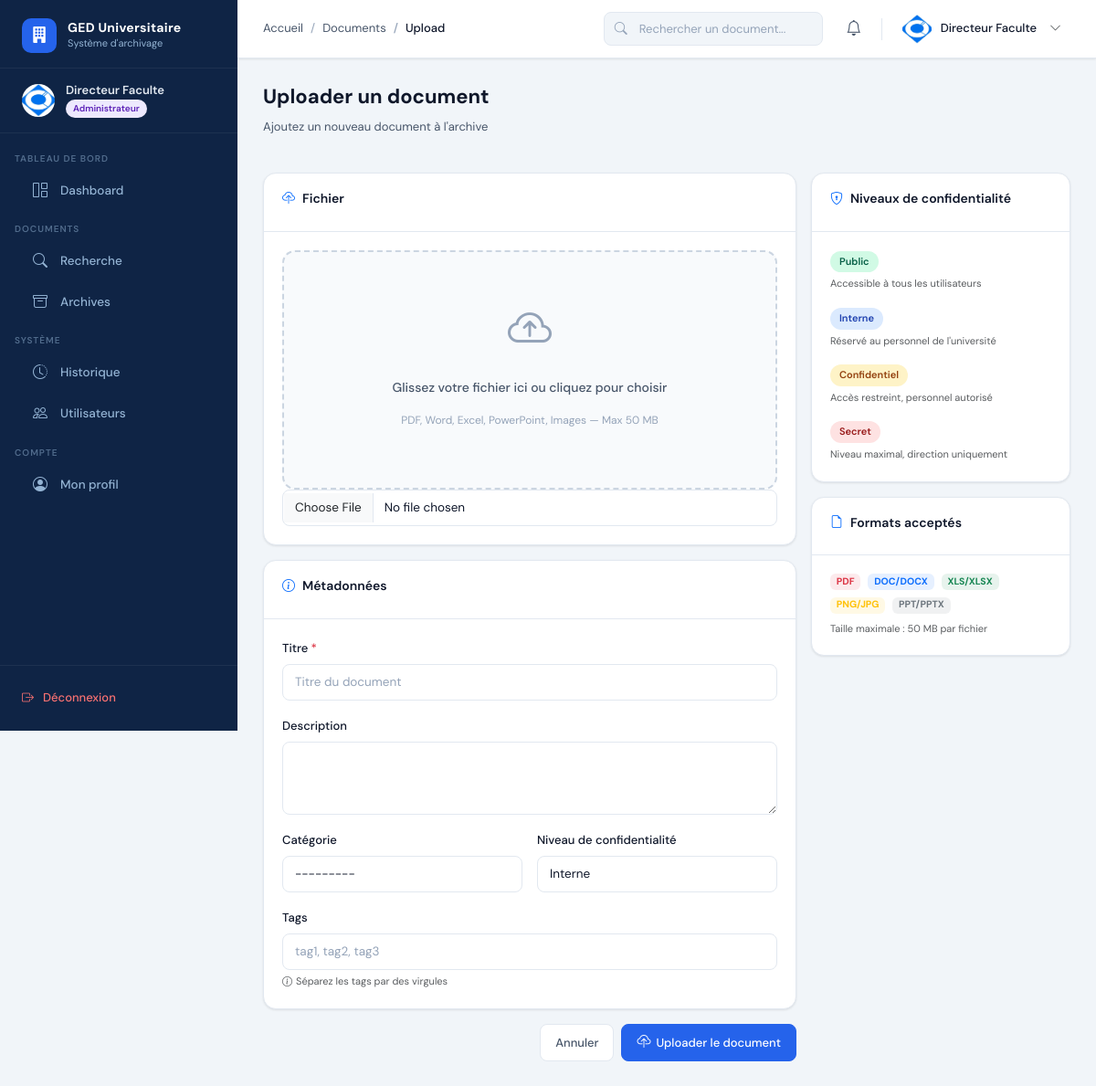
/dashboard/documents/upload/ (signed in), run on the app's committed database.
### apps/accounts/models.py (models this page shows, shortened)
class User(AbstractUser):
    ROLE_CHOICES = [
        ('administrateur', 'Administrateur'),
        ('archiviste', 'Archiviste'),
    ]
    role = models.CharField(max_length=20, choices=ROLE_CHOICES, default='archiviste')
    photo = models.ImageField(upload_to='photos/', blank=True, null=True)
    telephone = models.CharField(max_length=20, blank=True)
    departement = models.CharField(max_length=100, blank=True)
    is_active = models.BooleanField(default=True)
    created_at = models.DateTimeField(auto_now_add=True)
    updated_at = models.DateTimeField(auto_now=True)
    def is_admin(self):
        return self.role == 'administrateur'
    class Meta:
        verbose_name = 'Utilisateur'
        verbose_name_plural = 'Utilisateurs'

### apps/documents/views.py (the view, shortened to what this page needs)
# urls.py: path('documents/upload/', views.upload_document, name='upload_document'),
@login_required
def upload_document(request):
    form = DocumentForm(request.POST or None, request.FILES or None)
    return render(request, 'archiviste/upload.html', {'form': form})

### apps/documents/forms.py (shortened to what this page needs)
class DocumentForm(forms.ModelForm):
    tags_input = forms.CharField(
        required=False,
        widget=forms.TextInput(attrs={'class': 'form-control', 'placeholder': 'tag1, tag2, tag3'}),
        label='Tags (séparés par des virgules)'
    )
    class Meta:
        model = Document
        fields = ['titre', 'description', 'fichier', 'categorie', 'confidentialite']
        widgets = {
            'titre': forms.TextInput(attrs={'class': 'form-control', 'placeholder': 'Titre du document'}),
            'description': forms.Textarea(attrs={'class': 'form-control', 'rows': 3}),
            'fichier': forms.FileInput(attrs={'class': 'form-control', 'accept': '.pdf,.doc,.docx,.xls,.xlsx,.png,.jpg,.jpeg,.ppt,.pptx'}),
            'categorie': forms.Select(attrs={'class': 'form-select'}),
            'confidentialite': forms.Select(attrs={'class': 'form-select'}),
        }

### apps/categories/models.py (called while the page is built)
    def __str__(self):
        return self.nom

### templates/archiviste/upload.html (shortened to what this page needs)
{% extends 'base.html' %}
{% block breadcrumb %}
<li class="breadcrumb-item"><a href="{% url 'liste_documents' %}">Documents</a></li>
<li class="breadcrumb-item active">Upload</li>
{% endblock %}
{% block content %}
<div class="page-header">
  <div>
    <h1 class="page-title">Uploader un document</h1>
    <p class="page-subtitle">Ajoutez un nouveau document à l'archive</p>
  </div>
</div>
<div class="row g-3">
  <div class="col-12 col-lg-8">
    <form method="post" enctype="multipart/form-data" id="upload-form">
      <div class="card mb-3">
        <div class="card-header"><span class="card-title"><i class="bi bi-cloud-upload me-2 text-primary"></i>Fichier</span></div>
        <div class="card-body">
          <div class="upload-zone" id="upload-zone">
            <div class="upload-icon"><i class="bi bi-cloud-arrow-up"></i></div>
            <p class="upload-text">Glissez votre fichier ici ou cliquez pour choisir</p>
            <p class="upload-sub">PDF, Word, Excel, PowerPoint, Images — Max 50 MB</p>
          </div>
          {{ form.fichier }}
        </div>
      </div>
      <div class="card mb-3">
        <div class="card-header"><span class="card-title"><i class="bi bi-info-circle me-2 text-primary"></i>Métadonnées</span></div>
        <div class="card-body">
          <div class="row g-3">
            <div class="col-12">
              <label class="form-label">Titre <span class="text-danger">*</span></label>
              {{ form.titre }}
            </div>
            <div class="col-12">
              <label class="form-label">Description</label>
              {{ form.description }}
            </div>
            <div class="col-12 col-md-6">
              <label class="form-label">Catégorie</label>
              {{ form.categorie }}
            </div>
            <div class="col-12 col-md-6">
              <label class="form-label">Niveau de confidentialité</label>
              {{ form.confidentialite }}
            </div>
            <div class="col-12">
              <label class="form-label">Tags</label>
              {{ form.tags_input }}
              <div class="text-xs text-muted mt-1"><i class="bi bi-info-circle me-1"></i>Séparez les tags par des virgules</div>
            </div>
          </div>
        </div>
      </div>
      <div class="d-flex gap-2 justify-content-end">
        <a href="{% url 'liste_documents' %}" class="btn btn-outline">Annuler</a>
        <button type="submit" class="btn btn-primary"><i class="bi bi-cloud-upload"></i> Uploader le document</button>
      </div>
    </form>
  </div>
  <div class="col-12 col-lg-4">
    <div class="card mb-3">
      <div class="card-header"><span class="card-title"><i class="bi bi-shield-lock me-2 text-primary"></i>Niveaux de confidentialité</span></div>
      <div class="card-body">
        <div class="d-flex flex-column gap-3">
          <div>
            <span class="badge-custom badge-public mb-1">Public</span>
            <p class="text-xs text-muted mb-0">Accessible à tous les utilisateurs</p>
          </div>
          <div>
            <span class="badge-custom badge-interne mb-1">Interne</span>
            <p class="text-xs text-muted mb-0">Réservé au personnel de l'université</p>
          </div>
          <div>
            <span class="badge-custom badge-confidentiel mb-1">Confidentiel</span>
            <p class="text-xs text-muted mb-0">Accès restreint, personnel autorisé</p>
          </div>
          <div>
            <span class="badge-custom badge-secret mb-1">Secret</span>
            <p class="text-xs text-muted mb-0">Niveau maximal, direction uniquement</p>
          </div>
        </div>
      </div>
    </div>
    <div class="card">
      <div class="card-header"><span class="card-title"><i class="bi bi-file-earmark me-2 text-primary"></i>Formats acceptés</span></div>
      <div class="card-body">
        <div class="d-flex flex-wrap gap-2">
          <span class="badge bg-danger bg-opacity-10 text-danger">PDF</span>
          <span class="badge bg-primary bg-opacity-10 text-primary">DOC/DOCX</span>
          <span class="badge bg-success bg-opacity-10 text-success">XLS/XLSX</span>
          <span class="badge bg-warning bg-opacity-10 text-warning">PNG/JPG</span>
          <span class="badge bg-secondary bg-opacity-10 text-secondary">PPT/PPTX</span>
        </div>
        <p class="text-xs text-muted mt-2 mb-0">Taille maximale : 50 MB par fichier</p>
      </div>
    </div>
  </div>
</div>
{% endblock %}

### templates/base.html (shortened to what this page needs)
<!DOCTYPE html>
<html lang="fr">
<head>
  {% load static %}
  <link rel="stylesheet" href="https://cdn.jsdelivr.net/npm/bootstrap@5.3.2/dist/css/bootstrap.min.css">
  <link rel="stylesheet" href="https://cdn.jsdelivr.net/npm/bootstrap-icons@1.11.3/font/bootstrap-icons.min.css">
  <link rel="stylesheet" href="{% static 'css/main.css' %}">
</head>
<body>
<aside class="sidebar" id="sidebar">
  <a href="{% url 'dashboard' %}" class="sidebar-logo">
    <div class="sidebar-logo-icon"><i class="bi bi-building-fill"></i></div>
    <div class="sidebar-logo-text">
      <div class="brand">GED Universitaire</div>
      <div class="sub">Système d'archivage</div>
    </div>
  </a>
  <div class="sidebar-user">
    <div class="sidebar-user-avatar">
      {% if user.photo %}<img src="{{ user.photo.url }}" alt="">
      {% else %}{{ user.first_name|first|upper }}{{ user.last_name|first|upper }}
      {% endif %}
    </div>
    <div>
      <div class="sidebar-user-name">{{ user.get_full_name|default:user.username }}</div>
      <div class="sidebar-user-role">
        <span class="sidebar-badge {% if user.is_admin %}badge-admin{% else %}badge-archiviste{% endif %}">
          {{ user.get_role_display }}
        </span>
      </div>
    </div>
  </div>
  <nav class="sidebar-nav">
    {% if user.is_admin %}
      <div class="sidebar-section"><div class="sidebar-section-title">Tableau de bord</div></div>
      <a href="{% url 'dashboard' %}" class="sidebar-link {% if request.resolver_match.url_name == 'dashboard' %}active{% endif %}">
        <i class="bi bi-grid-1x2"></i> Dashboard
      </a>
      <div class="sidebar-section"><div class="sidebar-section-title">Documents</div></div>
      <a href="{% url 'recherche_documents' %}" class="sidebar-link {% if request.resolver_match.url_name == 'recherche_documents' %}active{% endif %}">
        <i class="bi bi-search"></i> Recherche
      </a>
      <a href="{% url 'consultation_archives' %}" class="sidebar-link {% if request.resolver_match.url_name == 'consultation_archives' %}active{% endif %}">
        <i class="bi bi-archive"></i> Archives
      </a>
      <div class="sidebar-section"><div class="sidebar-section-title">Système</div></div>
      <a href="{% url 'historique_systeme' %}" class="sidebar-link {% if request.resolver_match.url_name == 'historique_systeme' %}active{% endif %}">
        <i class="bi bi-clock-history"></i> Historique
      </a>
      <a href="{% url 'gestion_utilisateurs' %}" class="sidebar-link {% if request.resolver_match.url_name == 'gestion_utilisateurs' %}active{% endif %}">
        <i class="bi bi-people"></i> Utilisateurs
      </a>
    {% endif %}
    <div class="sidebar-section"><div class="sidebar-section-title">Compte</div></div>
    <a href="{% url 'profil' %}" class="sidebar-link {% if request.resolver_match.url_name == 'profil' %}active{% endif %}">
      <i class="bi bi-person-circle"></i> Mon profil
    </a>
  </nav>
  <div class="sidebar-footer">
    <a href="{% url 'deconnexion' %}" class="sidebar-logout">
      <i class="bi bi-box-arrow-right"></i> Déconnexion
    </a>
  </div>
</aside>
<div class="main-wrapper">
  <header class="top-navbar">
    <div class="navbar-breadcrumb">
      <nav aria-label="breadcrumb">
        <ol class="breadcrumb">
          <li class="breadcrumb-item"><a href="{% url 'dashboard' %}">Accueil</a></li>
          {% block breadcrumb %}{% endblock %}
        </ol>
      </nav>
    </div>
    <div class="navbar-search d-none d-md-flex">
      <i class="bi bi-search search-icon"></i>
      <form action="{% url 'recherche_documents' %}" method="get">
        <input type="text" name="q" placeholder="Rechercher un document..." class="form-control">
      </form>
    </div>
    <div class="navbar-actions">
      <div class="dropdown">
        <button class="navbar-btn position-relative" data-bs-toggle="dropdown" aria-expanded="false">
          <i class="bi bi-bell"></i>
        </button>
      </div>
      <div class="dropdown">
        <div class="navbar-user" data-bs-toggle="dropdown" style="cursor:pointer;">
          <div class="navbar-user-avatar">
            {% if user.photo %}<img src="{{ user.photo.url }}" alt="">
            {% else %}{{ user.first_name|first|upper }}{{ user.last_name|first|upper }}
            {% endif %}
          </div>
          <span class="navbar-user-name d-none d-lg-block">{{ user.get_full_name|default:user.username }}</span>
          <i class="bi bi-chevron-down text-sm text-muted d-none d-lg-block ms-1"></i>
        </div>
      </div>
    </div>
  </header>
  <main class="content-area">
    {% block content %}{% endblock %}
  </main>
</div>
</body>
</html>

### data on the page
User: photo (picture), get_full_name "Directeur Faculte", role "Administrateur"
